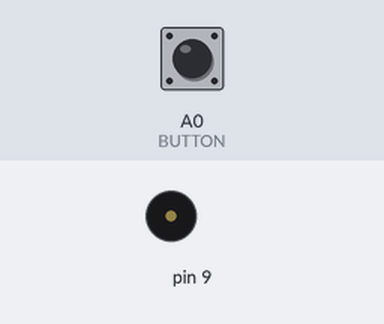
A sketch run on a simulated Arduino Uno, built with avr-gcc and run on an emulated ATmega328P. Parts: buzzer (waves = sounding). Inputs (shaded band) come from the test bench; at power-on: A0 (BUTTON) LOW.

Above: at 1.2 s.
1.3 s: A0 (BUTTON) pulled HIGH for 0.15 s
At 2.2 s:
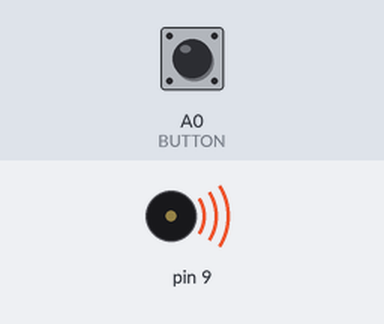
3.9 s: A0 (BUTTON) pulled HIGH for 1 s
At 6.3 s:
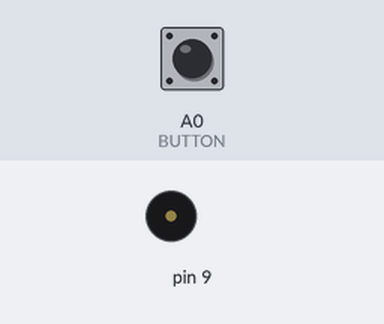
7.4 s: A0 (BUTTON) pulled HIGH for 3.2 s
At 11.0 s:
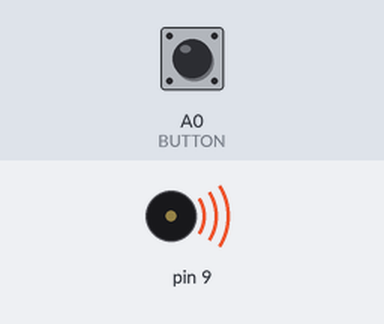
Timing chart, 0 to 13.1 s (numbered marks = the images above; inputs shaded):
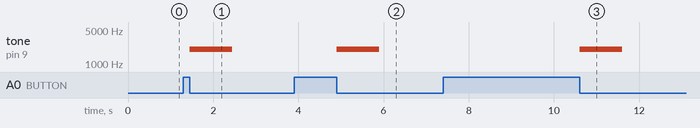

The sketch:

swordpiezotest.ino
```cpp
unsigned long buttonPressedAt = 0;
const int BUTTON = A0;
bool buttonReleased = false;
byte buttonPrevState = 0;

#include <toneAC.h>

void setup() {
 pinMode(BUTTON,INPUT);
}

void loop() {

  int state = digitalRead(BUTTON);

  if (state != buttonPrevState) {
    if (state == HIGH) {
      buttonReleased = false;
      buttonPressedAt = millis();
    }
    else {
      buttonReleased = true;
    }
    buttonPrevState=state;
  }

  if (buttonReleased == true) {
    toneAC(2000);
    delay(1000);
    toneAC();

    buttonReleased=false;
    buttonPressedAt = 0;
  }
}
```

Measured:
- after the input at 1.3 s, tone on pin 9: silent → 2000 Hz after 0.15 s, → silent 1.0 s later
- after the input at 3.9 s, tone on pin 9: silent → 2000 Hz after 1.0 s, → silent 1.0 s later
- after the input at 7.4 s, tone on pin 9: silent → 2000 Hz after 3.2 s, → silent 1.0 s later
